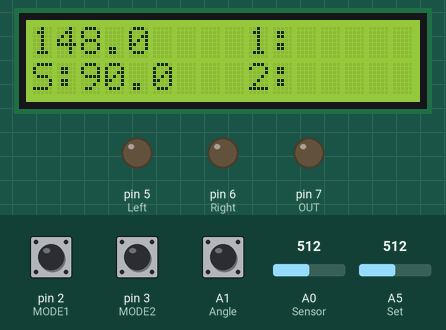
Simulated run of this sketch. Board: Arduino Uno, built with avr-gcc and run on an emulated ATmega328P. On the bench: 16×2 character LCD, output pins drawn as LEDs (lit = HIGH). The inputs (shaded band) are chosen by the test bench; at power-on: pin 2 (MODE1) HIGH, A0 (Sensor) = 512, A5 (Set) = 512, pin 3 (MODE2) HIGH, A1 (Angle) HIGH.

Above: at 1.2 s.
1.3 s: pin 2 (MODE1) pulled LOW for 0.15 s
At 2.4 s:
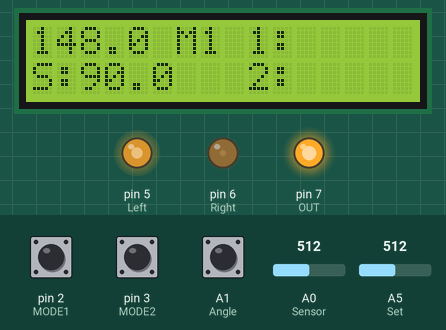
2.9 s: A0 (Sensor) set to 354
At 3.5 s:
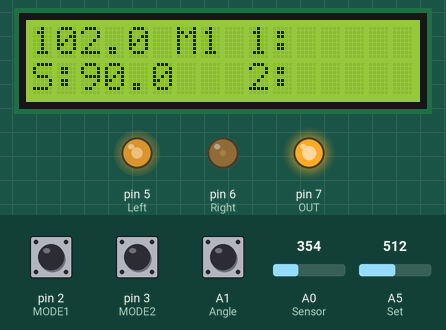
4.4 s: A0 (Sensor) set to 322
At 5.6 s:
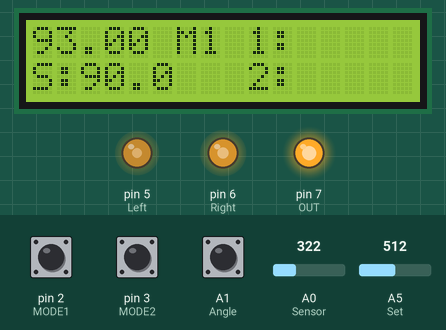
5.9 s: A5 (Set) set to 716
At 6.8 s:
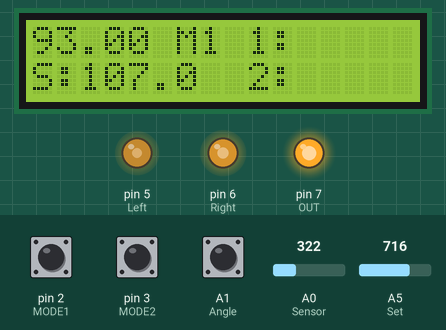
8.9 s: A5 (Set) set to 900
At 9.8 s:
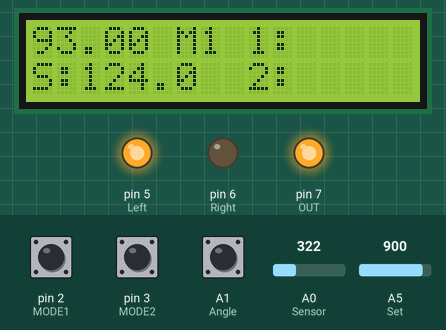
11.5 s: pin 3 (MODE2) pulled LOW for 0.15 s
At 12.4 s:
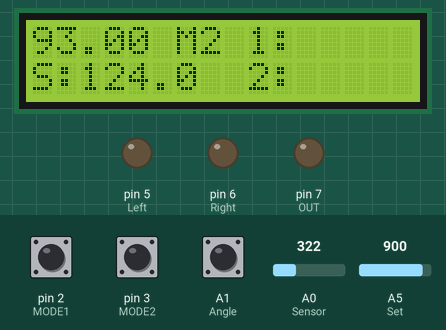
Timing chart, 0 to 14.1 s (numbered marks = the images above; inputs shaded):
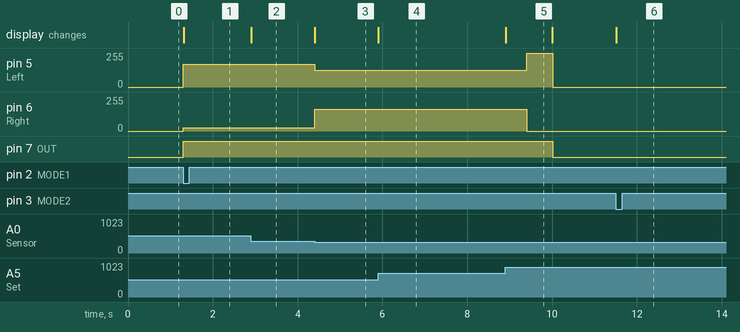

Measured:
- the behaviour switches between 338 and 337 on A0 (Sensor) (found by bisection; images 2 and 3)
- after the input at 1.3 s, pin 5 (Left): 0/255 → 170/255 at once; pin 6 (Right): 0/255 → 25/255 at once; pin 7 (OUT): LOW → HIGH at once; the display: changes at once (image 1)
- after the input at 2.9 s, the display: changes at once (image 2)
- after the input at 4.4 s, pin 5 (Left): 170/255 → 125/255 at once; pin 6 (Right): 25/255 → 165/255 at once; the display: changes at once (image 3)
- after the input at 5.9 s, the display: changes at once (image 4)
- after the input at 8.9 s, the display: changes at once (image 5)
- after the input at 11.5 s, the display: changes at once (image 6)

The sketch:

AngleSensor.ino
```cpp
/* ★♥基于Arduino的4-bit接法1602显示实时角度♥★  */
//全局版goto
//#include <setjmp.h>
//jmp_buf jmpbuffer;
int mode = 0;
#include <LiquidCrystal.h>
// ★I/O口分配★
const int MODE1 = 2; //就差把模式一和模式二的自锁开关换成轻触开关
const int MODE2 = 3;
const int Left = 5; //5和6脚共用同一个定时器，故分配这两个管脚给PWM输出
const int Right = 6;
const int OUT = 7; /* 声光提示，3脚接蜂鸣器和彩色LED */
const int RS = 8;
const int E = 9;
const int D4 = 10;
const int D5 = 11;
const int D6 = 12;
const int D7 = 13;
const int Sensor = A0; //角度传感器/电位器与A0连接
const int Angle = A1; //模式二确认角度引脚
int cnt = 0; //模式二计数器
//A2A3A4空闲
const int Set = A5;
LiquidCrystal lcd(RS, E, D4, D5, D6, D7);  //与1602通信的管脚定义(RS, E, D4, D5, D6, D7)

#define MAX_ANTICLOCKWISE 297 //(逆时针)最大角度,逆时针转到底对应297°，旋钮指针在12点钟方向时对应0°
//★每转1°B50K电位器变化146.6欧姆★ | 接个820欧姆的对地/下拉电阻，且电位器的地线单独
float rev = 0; //用于保存接收到的数据
//必须用float因为向 1602申请显示格数是固定的，int的话个位数也会强行凑成三位数造成丢失数据

/* 串口通信相关参数,不重要的变量所以挨一行写了 */
//int hour = 0; int minute = 0; int second = 0;

float set = 90;

//···························································
void setup()
{
    lcd.begin(16, 2); //液晶屏是1602
    //*lcd.setCursor(int, int)的用法【第一个0表示从第一格开始显示】,第二个0表示第一行
    lcd.setCursor(0, 1); lcd.print("S:");
    lcd.setCursor(9, 0); lcd.print("1:");
    lcd.setCursor(9, 1); lcd.print("2:");

    pinMode(Sensor, INPUT);
    pinMode(Set, INPUT);
    //有趣的是没有设置上拉输入状态，单片机会121212模式无限循环下去
    pinMode(MODE1, INPUT_PULLUP);  pinMode(MODE2, INPUT_PULLUP);
    pinMode(Angle, INPUT_PULLUP);

    pinMode(Left, OUTPUT); pinMode(Right, OUTPUT);
    pinMode(OUT, OUTPUT);

    //timeSet(17, 10, 0); /* 设置时间 */
    //Serial.begin(9600); //设定串口的通讯波特率
    //Serial_Print_Information(); /* 往串口发送的一些重要信息 */

    attachInterrupt(MODE1 - 2, Mode_1, FALLING);
    attachInterrupt(MODE2 - 2, Mode_2, FALLING);
}

//因为在void loop()里面不能用条件预编译
//所以另外一种多模式的写法就是三个#if对应 void loop
void loop()
{

if (0 == mode) //选择模式在主函数内时不能用预编译
{
    //Serial_Print_Time();
    Serial.println(analogRead(Sensor)); /* 显示实时时间与角度 */
    Display();
    digitalWrite(Left, 0); digitalWrite(Right, 0); analogWrite(OUT, 0);

}

if (1 == mode)
{
    //全局goto相关->int jmp_value = setjmp(jmpbuffer);
    lcd.setCursor(6, 0);  lcd.print("M1");
    Table(set); digitalWrite(OUT, HIGH);
    Display();
    while (abs(set-rev) >= 8)
    {
        Display();
        if (rev < set)
        {
            Set_PWM(250,50);
            Super_Delay(10);
        }
        if (rev < set)
        {
            Set_PWM(250, 50);
            Super_Delay(10);
        }

    }
    if (set >= 90)
        Set_PWM(125, 165);
    else
        Set_PWM(75, 175);
    Super_Delay(5000);

    Set_PWM(255,0);
    Super_Delay(600);
    lcd.setCursor(6, 0);  lcd.print("  ");
    mode = 0;
}

if (2 == mode)
{
    //如何用一个I/O口控制N多功能的办法：定义一个2bit变量去计数，第一次按下松开锁定第一个设定的数据
    //右按下->右松开锁住第一个设定角度-> 左按下->左松开锁住第二个设定角度
    //->按下蓝色OK开始执行摇摆->最后松开所有键清屏
    lcd.setCursor(6, 0); lcd.print("M2");
    bool pre_state = digitalRead(Angle);
    float angle_1;
    while (cnt != 4)
    {
        Display();
        if (digitalRead(Angle) != pre_state)
        {
            pre_state = digitalRead(Angle);
            cnt++;
        }
        switch (cnt)
        {
        case 1:
            Display();
            lcd.setCursor(11, 0); lcd.print(set);
            break;
        case 2:
            Display();
            angle_1 = set;
            lcd.setCursor(11, 0); lcd.print(angle_1, 1);
            break;
        case 3:
            Display();
            lcd.setCursor(11, 1); lcd.print(set);
            break;
        default:
            break;
        }
    }
    const float angle_2 = set;
    for (int i=0; i<3; ++i)
    {
        digitalWrite(OUT, HIGH);
        Table(angle_1);
        Super_Delay(3000);

        digitalWrite(OUT, LOW);
        Table(angle_2);
        Super_Delay(3000);
    }
    Set_PWM(0, 255); Super_Delay(600);
    lcd.setCursor(11, 0); lcd.print("     ");
    lcd.setCursor(11, 1); lcd.print("     ");
    lcd.setCursor(6, 0);  lcd.print("  ");
    cnt = 0;
    mode = 0;
}

}
//···························································
//---------------------------------------------------------------------------------------------------------------------
//函数名称：【中断】Mode_2
//入口参数：无
//函数功能：【等待按键2按下进入★摇摆模式★】
//函数返回：无
//---------------------------------------------------------------------------------------------------------------------
void Mode_2(void)
{
    mode = 2;
    return;
}

//---------------------------------------------------------------------------------------------------------------------
//函数名称：Display
//入口参数：无
//函数功能：显示必须实时输出的东西
//函数返回：无
//---------------------------------------------------------------------------------------------------------------------
void Display(void)
{
    //////////////////////必须实时采集显示部分//////////////////////////////////////////
    rev = map(analogRead(Sensor), 0, 1023, 0, MAX_ANTICLOCKWISE); //map是等比映射的意思
    set = map(analogRead(Set), 0, 1023, 45, 135);
    lcd.setCursor(0, 0);  lcd.print(rev, 1); //1602上显示小数点后一位
    lcd.setCursor(2, 1);  lcd.print(set, 1);
    //\\\\\\\\\\\\\\\\\\\\必须实时采集显示部分\\\\\\\\\\\\\\\\\\\\\\\\\\\\\\\\\\\\\\\\\\
    return;
}

//---------------------------------------------------------------------------------------------------------------------
//函数名称：Super_Delay
//入口参数：delay多少毫秒
//函数功能：延时的同时进行读当前角度和设置角度
//函数返回：无
//---------------------------------------------------------------------------------------------------------------------
void Super_Delay(int ms)
{
    unsigned long pre = millis();
    while (millis()-pre <= (unsigned long)ms)
    {
        //以下是必须实时交互的代码
        Display();
    }
    return;
}

//---------------------------------------------------------------------------------------------------------------------
//函数名称：Set_PWM
//入口参数：左风机转速， 右风机转速
//函数功能：修改两个全局变量的值
//函数返回：无
//---------------------------------------------------------------------------------------------------------------------
void Set_PWM(int l, int r)
{
    analogWrite(Left, l); analogWrite(Right, r);
    return;
}

//---------------------------------------------------------------------------------------------------------------------
//函数名称：【中断】Mode_1
//入口参数：无
//函数功能：【等待按键按下】
//函数返回：无
//---------------------------------------------------------------------------------------------------------------------
void Mode_1(void)
{
    //中断时时delay和时钟停止，程序永远无法推出中断Super_Delay(2000);
    //longjmp(jmpbuffer, 1);
    mode = 1;
    return;
}

//---------------------------------------------------------------------------------------------------------------------
//函数名称：Table
//入口参数：设定角度
//函数功能：将角度与PWM输出关系一一对应
//函数返回：无
//---------------------------------------------------------------------------------------------------------------------
void Table(int set) //穷举法，先把风板打到半偏，然后再吹志设定角度
{
    if ( (50 <= set && set <= 85) )
    {
        Set_PWM(175, 225);
        Super_Delay(60);
    }
    if (set > 90)
    {
        Set_PWM(135, 235);
        Super_Delay(60);
    }
    if (set <= 50)
        Set_PWM(45, 205);
    else if (set <= 55)
        Set_PWM(52, 155);
    else if (set <= 60)
        Set_PWM(57, 150);
    else if (set <= 65)
        Set_PWM(60, 131);
    else if (set <= 70)
        Set_PWM(80, 125);
    else if (set <= 75)
        Set_PWM(105, 165);
    else if (set <= 80)
        Set_PWM(90, 35);
    else if (set <= 85)
        Set_PWM(95, 33);
    else if (set <= 90)
        Set_PWM(170, 25);
    else if (set <= 95)
        Set_PWM(60, 25);
    else if (set <= 100)
        Set_PWM(90, 25);
    else if (set <= 105)
        Set_PWM(90, 25);
    else if (set <= 110)
        Set_PWM(90, 25);
    else if (set <= 115)
        Set_PWM(90, 25);
    else if (set <= 120)
        Set_PWM(87, 30);
    else if (set <= 125)
        Set_PWM(60, 45);
    else if (set <= 130)
        Set_PWM(205, 40);
    else if (set <= 135)
        Set_PWM(80, 25);
    return;
}

#if 0
//---------------------------------------------------------------------------------------------------------------------
//函数名称：timeSet
//入口参数：时(int),分(int),秒(int)
//函数功能：设置当前时间，赋值给三个时分秒相关的外部(全局)变量
//函数返回：无
//---------------------------------------------------------------------------------------------------------------------
void timeSet(int h, int m, int s)
{
    hour = h; minute = m; second = s;
    return;
}

//---------------------------------------------------------------------------------------------------------------------
//函数名称：Serial_Print_Time
//入口参数：无
//函数功能：在串口每行左侧显示实时时间
//函数返回：无
//---------------------------------------------------------------------------------------------------------------------
void Serial_Print_Time(void)
{
    second = (millis()/1000);
    if (60 == second)
    {
        second = 0;
        minute++;
    }
    if (60 == minute)
    {
         minute = 0;
         hour++;
    }
    Serial.print(hour);   Serial.print(": ");
    Serial.print(minute); Serial.print(": ");
    Serial.print(second); Serial.print(":  ");
    return;
}

//---------------------------------------------------------------------------------------------------------------------
//函数名称：Serial_Print_Information
//入口参数：无
//函数功能：串口复位时显示重要参数信息
//函数返回：无
//---------------------------------------------------------------------------------------------------------------------
void Serial_Print_Information(void)
{
    Serial.println(" ");
    Serial.println("*********************************************");
    Serial.print("****Max(Vector_anticlockwise) = ");  Serial.print(MAX_ANTICLOCKWISE); Serial.println("degree****");
    Serial.println("*********************************************");
    Serial.println(" ");
    return;
}
#endif

//···························································
//无法处理的几个问题：
//[1] 代码鲁棒性不足，无法对错误的按键操作进行屏蔽
#if 0
新学习到的表达式： while (size-- >= 0)
新学习到的函数：
    constrain(x, a, b); //约束函数，下限 a，上限 b，x 必须在 ab 之间才能返回。
    long random(minn, maxx);
新学到的中断方法：
    外部逻辑门扩展中断
    n个按键编号，对应模式1到n，按一下，一个变量就变为该数值，
    两个外部中断按键，一个执行模式[变量]，一个终止并把变量清0
#endif
/* 目录 */
//一、IO分配
//二、外部中断
//三、函数与关键词【工具箱】
/* 1.1 ★模拟与数字引脚互用问题★
 *     1.1.1 模拟引脚也可以当作数字引脚使用
 *           ★编号为14(对应模拟引脚0)到19(对应模拟引脚5)★
 *           ★编号为14(对应模拟引脚0)到19(对应模拟引脚5)★
 *           ★编号为14(对应模拟引脚0)到19(对应模拟引脚5)★
 *           可以说模拟引脚比数字引脚更【高级】
 *           模拟引脚【继承】了数字引脚的读写函数
 *     1.1.2 只有nano有A6和A7，所以别想着数字当模拟用
 * 1.2 ★analogWrite()和analogRead()★
 *     ★只有PWM输出脚能用analogWrite()实现PWM★
 *     只有A0-A5能用analogRead
 *     ★模拟引脚不能模拟输出★
 *     千万别写analogWrite(A1, 128)不会报错，但是会导致一个未知的错误
 *     真尴尬，模拟管脚不能模拟输出
 *     The analogWrite function has nothing to do with the analog pins or the analogRead function.
 * 1.3 PWM-analogWrite()
 *     5和6共用一个定时器驱动PWM，980hz，其余都是490hz，9和10也是一对，3和11也是一对
 * 1.4 digitalRead()读轻触开关
 *     void setup()
 * ★核心★pinMode(18, INPUT_PULLUP);
 *     while (LOW == digitalRead(18))
 *     {
 *         if (HIGH == digitalRead(18))
 *         {
 *             delay(10); //去上升沿振荡，去抖动
 *             //不加delay有时按一下触发几次
 *             //上升沿边缘应该是微秒级别的，可以考虑微秒延时
 *             Serial.println("Press!!");
 *             break;
 *         }
 *     } //代码缺点，有时按键会失灵，大概按三下中间那下就读不到了，10下能用7下
 * 1.5 analogRead(A0-A5)
 *     ？？？【可以通过AREF调整输入上限】？？？
 * 1.6 中断引脚对应的编号
 *     2号脚中断号0，3号脚中断号1触发中断引脚
 * ______________________________________________________________________________________________________________________
 *
 * 2.1 【中断编号】
 *     2号脚中断号0，3号脚中断号1触发中断引脚
 * 2.2 【中断触发方式】
 *     上升沿RISING、下降沿FALLING、同时触发CHANGE、低电平LOW
 * 2.3 ★中断函数★
 *     2.3.1 attachInterrupt(interrupt_number, function, mode) //(中断编号， 中断调用函数， 中断触发方式)
 *         函数在setup中调用一次就行了
 *     2.3.2 detachInterrupt(interrupt_number)
 *         detachInterrupt(中断号)
 *     2.3.3 ★开关中断★
 *         //nointerrupts()[先出现]与Interrupts()[后出现]必须成对出现
 *         //nointerrupts()必须在Interrupts()上面
 *         void loop()
 *         {
 *             noInterrupts();
 *             // critical, time-sensitive code here
 *             interrupts();
 *             // other code here
 *         }
 *     2.3.4 重新分配中断
 *         当重新使用attachInterrupt()时，先前分配的中断就会从对应引脚上移除。
 * 2.4 ★中断、delay与millis★【待补充】
 *     2.4.1 delay时millis暂停，delay会影响millis
 *     2.4.2 当中断函数发生时，delya()和millis()的数值将不会继续变化。
 * 2.5 中断会影响串口通信
 *     当中断发生时，串口收到的数据可能会丢失。你应该声明一个变量来在未发生中断时储存变量。
 * 2.6 其它I/O口通过外加门电路与中断引脚连接也能实现"中断"
 * ______________________________________________________________________________________________________________________
 *
 * 3.1 时间类函数
 *     micros(void); //返回程序运行了多少微秒
 *     delayMicroseconds(int); //微秒级延时
 *     millis(void); //返回程序运行了多少毫秒
 *     delay(int); //毫秒级延时
 *
 * 3.1 陌生的关键词
 *     run、clock、signal、send、stop、time、step
 *
 */
```
